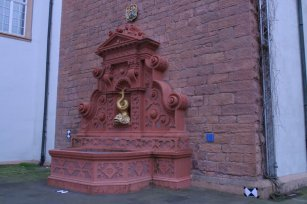
#> input picture images/left.png, 307 x 204 px
$ python main.py
#> lines starting #> are read from the running program, lines starting #| are printed output that depends on the picture; pictures that were not available may be replaced by others from this repository, and a replacement may not be noted
import cv2
import numpy as np
import scipy.spatial
from matplotlib import pyplot as plt
from vgg_P_from_F import vgg_P_from_F
from triangulation import triangulation
from plyfile import PlyData, PlyElement

leftname = 'images/left.png'
rightname = 'images/right.png'

EPSILON = 1e-12


# [6 lines left out: function do_sift, not called in this run]

def l2_distance(a, b):
    return scipy.spatial.distance.euclidean(a, b)

# [202 lines left out: functions find_correspondence, run8point, run7point, main, not called in this run]

def sample():
    img1 = cv2.imread(leftname,0)  #queryimage # left image
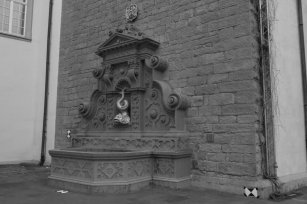
#> img1: shape (204, 307); min 6, max 206, mean 106.7
    img2 = cv2.imread(rightname,0) #trainimage # right image
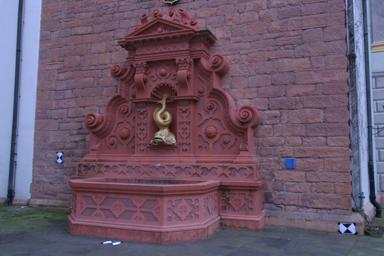
#> input picture images/right.jpeg, 384 x 256 px, given in place of right.png, which was not available
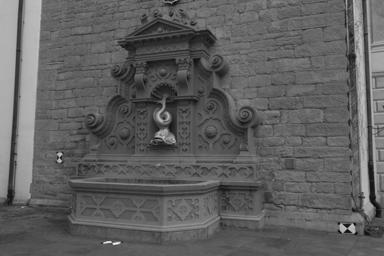
#> img2: shape (256, 384); min 0, max 247, mean 95.4
    sift = cv2.xfeatures2d.SIFT_create()
    # find the keypoints and descriptors with SIFT
    kp1, des1 = sift.detectAndCompute(img1,None)
#> kp1 = 290 keypoints; strongest (x, y, size): (251, 194, 2.1), (251, 190, 2.4), (255, 192, 3.4), (247, 192, 3.2)
    kp2, des2 = sift.detectAndCompute(img2,None)
#> kp2 = 508 keypoints; strongest (x, y, size): (59, 161, 2.5), (117, 243, 2.1), (60, 154, 2.7), (347, 225, 2.9)
    # now do best matchings
    pts1 = []
    pts2 = []
    # FLANN parameters
    FLANN_INDEX_KDTREE = 0
    index_params = dict(algorithm = FLANN_INDEX_KDTREE, trees = 5)
    search_params = dict(checks=50)

    flann = cv2.FlannBasedMatcher(index_params,search_params)
    matches = flann.knnMatch(des1,des2,k=2)
#> matches = 290 matches
    good = []
    pts1 = []
    pts2 = []
    # ratio test as per Lowe's paper
    for i,(m,n) in enumerate(matches):
        if m.distance < 0.8*n.distance:
            good.append(m)
            pts2.append(kp2[m.trainIdx].pt)
            pts1.append(kp1[m.queryIdx].pt)
#> after the loop, good = 54 matches; pts1 = 54 pairs, first value 11.31 to 300.3, second value 8.06 to 197.7; pts2 = 54 pairs, first value 12.88 to 366, second value 19.4 to 233.2

    pts1 = np.int32(pts1)
#> pts1 = 54 pairs, first value 11 to 300, second value 8 to 197
    pts2 = np.int32(pts2)
#> pts2 = 54 pairs, first value 12 to 366, second value 19 to 233
    #F, mask = cv2.findFundamentalMat(pts1,pts2,cv2.FM_RANSAC)
    #F, mask = cv2.findFundamentalMat(pts1,pts2,cv2.FM_8POINT)
    F, mask = cv2.findFundamentalMat(pts1[:7],pts2[:7],cv2.FM_8POINT)
#> F = [[-2.65e-05, 9.85e-07, 0.00146], [9.32e-05, 1.1e-05, -0.00665], [-0.0139, -0.0017, 1]]; mask = [1, 1, 1, 1, 1, 1, 1]
    F = F[:3]
    #print(F,F0)
    # We select only inlier points
#> (the run stopped early here; a loop or call above may not have finished)
